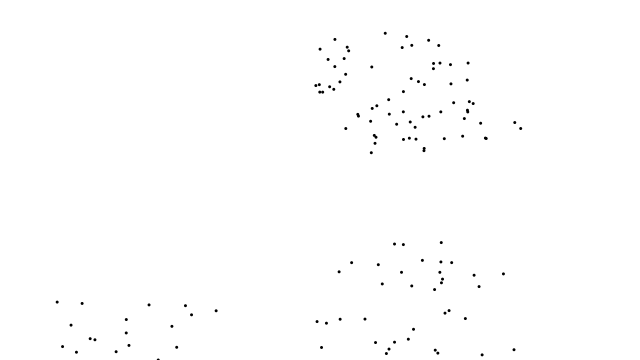
Frame 1 (no input)
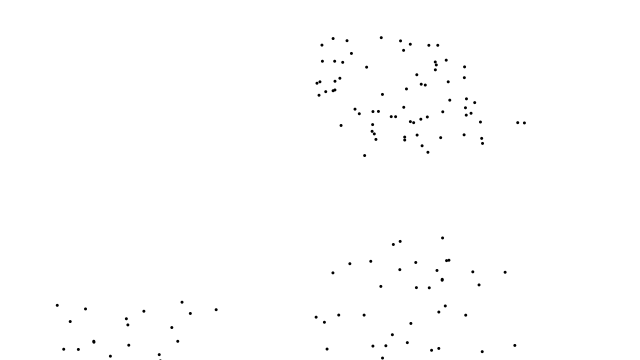
Frame 60 (the mouse pressed at the canvas centre just before this capture)
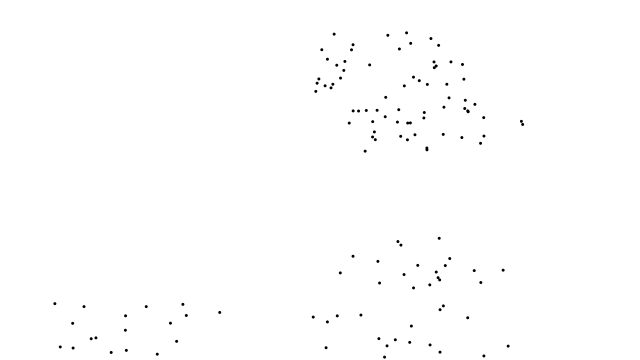
Frame 120 (the mouse held since frame 60 and released just before this capture)

The Processing sketch that drew these frames (run headless with seeded random() and noise(); from frame 60 on, the mouse is pressed at the canvas centre):

// Processing sketch: Gaussian_mixtures
// ── Gaussian_mixtures.pde
// The Nature of Code
// Daniel Shiffman
// http://natureofcode.com

int no_of_targets = 3;
int min_iter_around_target = 10;
int max_iter_around_target = 100;
ArrayList<PVector> points  = new ArrayList<PVector>();
ArrayList<PVector> noffs  = new ArrayList<PVector>();
ArrayList<PVector> original_points = new ArrayList<PVector>();;
void setup() {
  size(640, 360);
  background(255);
  //noLoop();
  frameRate(100);
  generate_clusters();  
}

void draw() {
  background(255);
  fill(0);
  noStroke();

  for(PVector point : points){
    ellipse(point.x,point.y,3,3);
  }
  move();
}

// ── Cluster.pde
class Cluster{
  float t_x;
  float t_y;
  int iter_around_target;
  ArrayList<PVector> points  = new ArrayList<PVector>();
  ArrayList<PVector> noffs  = new ArrayList<PVector>();
  ArrayList<PVector> original_points = new ArrayList<PVector>();
  PVector noise_cluster = new PVector(random(1000),random(1000));

  Cluster(){
    t_x = (int)random(width);
    t_y = (int)random(height);
    iter_around_target = (int)random(min_iter_around_target,max_iter_around_target);
    for(int j = 0; j<iter_around_target;j++){
        float xloc = randomGaussian();
        float yloc = randomGaussian();
      
        float sd = 60;                // Define a standard deviation
        xloc = ( xloc * sd ) + t_x;  // Scale the gaussian random number by standard deviation and mean
        yloc = ( yloc * sd ) + t_y;  // Scale the gaussian random number by standard deviation and mean
        if(abs(xloc-t_x)<2*sd && abs(yloc-t_y)<sd){
          points.add(new PVector(xloc,yloc));
          noffs.add(new PVector(random(1000),random(1000)));
        }
    }
    for(PVector point : points) {
      original_points.add(new PVector(point.x,point.y));
    }
  }
  
  void move(){
    int i =0;
    PVector cluster_shift = new PVector();
    cluster_shift.x = map(noise(noise_cluster.x),0,1,0,width);
    cluster_shift.y = map(noise(noise_cluster.y),0,1,0,height);
    noise_cluster.add(0.001,0.001,0);
    for(PVector point : points){
      PVector org_point = original_points.get(i);
      PVector noff = noffs.get(i++); 
      
      point.x = map(noise(noff.x),0,1,org_point.x-10,org_point.x+10);
      point.y = map(noise(noff.y),0,1,org_point.y-10,org_point.y+10);
      point.add(cluster_shift);
      noff.add(0.01,0.01,0);
      
      // Stay on the screen
      point.x = point.x%width;
      point.y = point.y%height;
      noff.add(0.01,0.01,0);
    }
  }
  
  void display(){
    for(PVector point : points){
      ellipse(point.x,point.y,3,3);
    }
  }
  
  
}

// ── Mobility.pde

void generate_clusters(){
  for(int i = 0; i< no_of_targets; i++){
    int t_x = (int)random(width);
    int t_y = (int)random(height);
    int iter_around_target = (int)random(min_iter_around_target,max_iter_around_target);
    for(int j = 0; j<iter_around_target;j++){
        float xloc = randomGaussian();
        float yloc = randomGaussian();
      
        float sd = 60;                // Define a standard deviation
        xloc = ( xloc * sd ) + t_x;  // Scale the gaussian random number by standard deviation and mean
        yloc = ( yloc * sd ) + t_y;  // Scale the gaussian random number by standard deviation and mean
        if(abs(xloc-t_x)<2*sd && abs(yloc-t_y)<sd){
          points.add(new PVector(xloc,yloc));
          noffs.add(new PVector(random(1000),random(1000)));
        }
    }
  }
  for(PVector point : points) {
    original_points.add(new PVector(point.x,point.y));
  }
}

void move(){
  int i =0;
  for(PVector point : points){
    PVector org_point = original_points.get(i);
    PVector noff = noffs.get(i++); 
    
    point.x = map(noise(noff.x),0,1,org_point.x-10,org_point.x+10);
    point.y = map(noise(noff.y),0,1,org_point.y-10,org_point.y+10);
    noff.add(0.01,0.01,0);
  }
}
